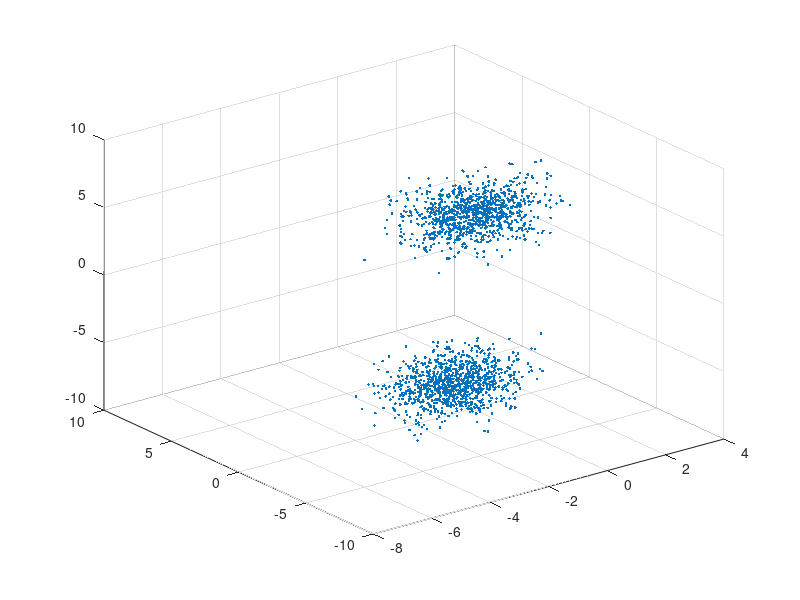

The MATLAB script that drew this image: (Note: this script raises an error after producing the figure.)
% plot 3D Fitted Gaussian Mixture 
close;
clear;
clc;
mu1 = [1 2 3];
Sigma1 = [1 0 0;0 1 0; 0 0 1];
mu2 = [-3 -5 -4];
Sigma2 = [1 0 0;0 1 0; 0 0 1];
rng(1); % For reproducibility
X = [mvnrnd(mu1,Sigma1,1000);mvnrnd(mu2,Sigma2,1000)]; % 2000 x 2
GMModel = fitgmdist(X,2); %fit GMM distribution
figure
% y = [zeros(1000,1);ones(1000,1)];
h = scatter3(X(:,1),X(:,2),X(:,3),'.');
hold on
gmPDF = @(x1,x2,x3)reshape(pdf(GMModel,[x1(:) x2(:) x3(:)]),size(x1));
g = gca;
contour3(gmPDF)
title('{\bf Scatter Plot and Fitted Gaussian Mixture Contours}')
legend(h,'Model 0','Model1')
hold off
